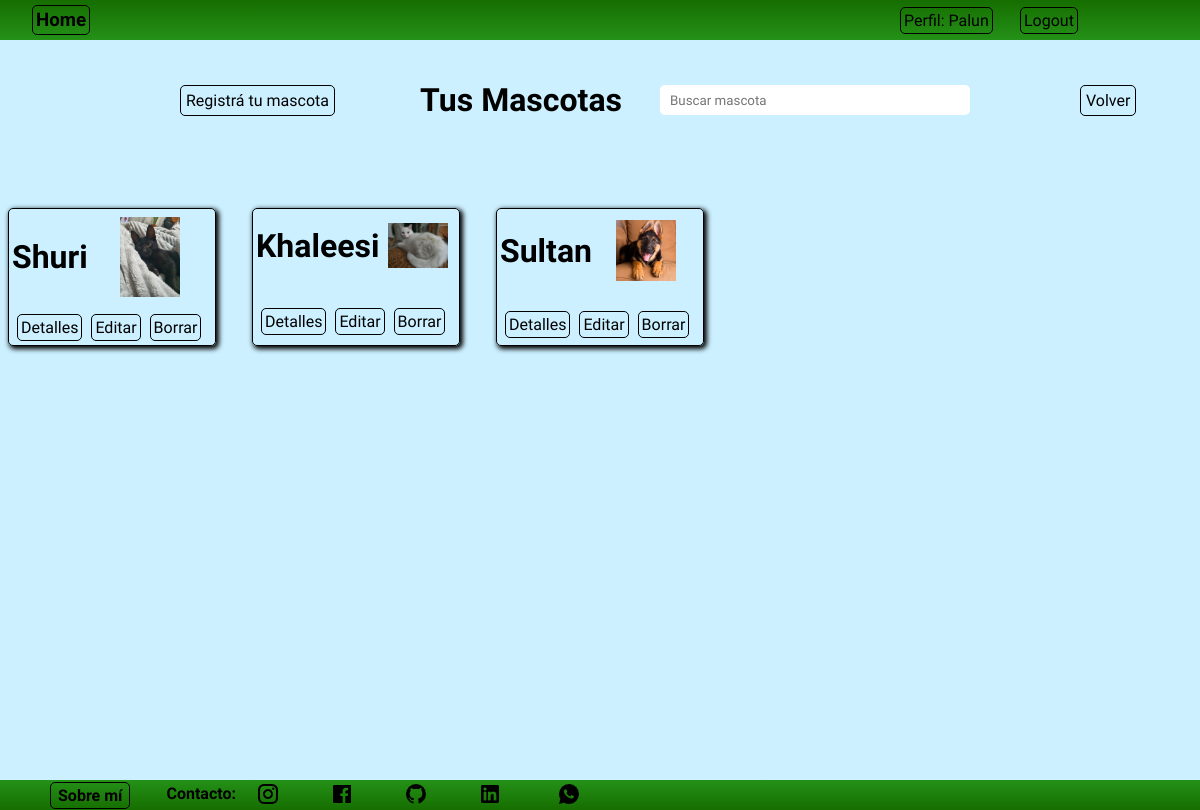
/perfil/perfil/mascota/list (signed in), run on the app's committed database.
### perfil/models.py (models this page shows, shortened)
class Mascota(models.Model):
    nombre= models.CharField(max_length=50, verbose_name='Nombre')
    fecha_nacimiento = models.DateField(verbose_name='Fecha de nacimiento')
    sexo = models.CharField(max_length=20, null=True, blank=True, verbose_name='Sexo')
    raza = models.ForeignKey(Raza, on_delete=models.SET_NULL,null=True, blank=True, verbose_name='Raza')
    color_pelo = models.CharField(max_length=100, null=True,blank=True, verbose_name='Color de pelo')
    alimento = models.CharField(max_length=100, null=True,blank=True)
    datos_importantes = models.CharField(max_length=150, null=True,blank=True)
    foto = models.ImageField(upload_to='fotos',null=True, blank=True)
    descripcion = models.TextField(null=True, blank=True, verbose_name=('Descripción'))
    user = models.ForeignKey(User, on_delete=models.CASCADE)
    class Meta:
        verbose_name = 'Mascota'
        verbose_name_plural = 'Mascotas'

### perfil/views.py (the view, shortened to what this page needs)
# urls.py: path('perfil/mascota/list', MascotaList.as_view(), name='mascota_list'),
class MascotaList(LoginRequiredMixin, ListView):
    model = Mascota
    context_object_name = 'mascotas'
    def get_queryset(self):
        queryset = Mascota.objects.filter(user=self.request.user)
        busqueda = self.request.GET.get("busqueda")
        return queryset

### perfil/templates/perfil/mascota_list.html (shortened to what this page needs)
{% extends 'core/base.html' %}
{% block content %}
    <main class="contenedor">
        <h1 class="titulo_core">Tus Mascotas</h1>
        <div class="busqueda">
            <form action="{% url 'perfil:mascota_list' %}" method="get">
                <input type="text" name="busqueda" placeholder="Buscar mascota" class="texto_busqueda">
            </form>
        </div>
        <div class="contenedor_registrar_mascota">
            <a href="{% url 'perfil:mascota_create' %}" class="registrar_mascota">Registrá tu mascota</a>
        </div>
        <div class="contenedor_control_list">
            {% for object in object_list %}
            <ul class="control_list_completo">
                <div class="mascota_list">
                    {% if object.foto %}
                    <img src="{{ object.foto.url }}" alt="Foto de {{ object.nombre }}" width="" height="" class="foto_mascota">
                    {% else %}
                    <p class="foto_mascota">No hay foto disponible</p>
                    {% endif %}
                    <p class="nombre_mascota"><strong>{{object.nombre}}</strong></p>
                    <div class="crud_mascota">
                        <a href="{% url 'perfil:mascota_detail' object.id %}" class="mascota_detalle">Detalles</a>
                        <a href="{% url 'perfil:mascota_update' object.id %}" class="mascota_editar">Editar</a>
                        <a href="{% url 'perfil:mascota_delete' object.id %}" class="mascota_borrar">Borrar</a>
                    </div>
                </div>
            </ul>
            {% endfor %}
        </div>
            <div class="volver_mascota_contenedor">
                <a href="{% url 'perfil:index' %}" class="volver_mascota">Volver</a>
            </div>
        </main>
        {% endblock content %}

### core/templates/core/components/navbar.html (shortened to what this page needs)
<nav class="navbar">
    <div class="titulo">
        <h3><a href="{% url 'core:index' %}" class="link">Home</a></h3>
    </div>
    {% if user.is_authenticated %}
            <div class="paginas">
                <ul class="links">
                    <a href="{% url 'perfil:index' %}" class="link">Perfil: {{ user.username }}</a>
                </ul>
            </div>
    {% endif %}
    <div class="login">
        {% if user.is_authenticated %}
        <form action="{% url 'login:logout' %}" method="post">
            <button type="submit" class="logout">Logout</button>
        </form>
        {% else %}
            <a href="{% url 'login:index' %}" class="link">login</a>
            <a href="{% url 'login:singup' %}" class="link">Crear Usuario</a>
        {% endif %}
    </div>
</nav>

### core/static/css/style.css (style rules this page uses)
* { padding: 0; margin: 0; font-family: "Quicksand", sans-serif; }
.contenedor { display: grid; grid-template-columns: repeat(20, 5vw); grid-template-rows: repeat(18, 5vh); min-height: 92.54vh; background-color: rgb(204, 240, 255); width: 100vw; overflow: auto; }
.navbar { display: grid; grid-template-columns: repeat(20, 5vw); grid-template-rows: 40px; width: 100vw; background: linear-gradient(rgb(22, 110, 0), rgb(36, 145, 24)); align-items: center; }
.paginas { grid-column-start: 16; grid-column-end: 18; }
.links { display: flex; }
.link { text-decoration: none; color: black; transition-duration: .3s; border: 1px solid black; border-radius: 5px; padding: 3px; }
.login { grid-column-start: 18; grid-column-end: 20; display: flex; gap: 20px; }
.titulo { display: flex; gap: 2rem; align-items: center; margin-left: 2rem; }
.logout { padding: 3px; background: none; border: 1px solid black; border-radius: 5px; margin: 0; font: inherit; color: inherit; cursor: pointer; outline: none; transition-duration: .3s; }
.titulo_core { grid-column-start: 8; grid-column-end: 12; grid-row-start: 2; font-size: 2rem; align-content: center; }
.mascota_list { display: grid; align-items: center; width: 200px; height: 130px; border: 1px solid black; border-radius: 5px; padding: 3px; margin: .5rem; box-shadow: 2px 2px 5px 1px black; }
.foto_mascota { grid-column-start: 2; width: 60px; }
.nombre_mascota { font-size: 2rem; grid-row-start: 1; }
.crud_mascota { grid-row-start: 3; grid-column-start: span 2; justify-content: center; margin-left: 5px; }
.mascota_detalle { text-decoration: none; color: black; border: .5px solid black ; border-radius: 5px; padding: 3px; transition-duration: .2s; }
.mascota_editar { text-decoration: none; color: black; border: .5px solid black ; border-radius: 5px; padding: 3px; transition-duration: .2s; margin-left: 5px; }
.mascota_borrar { text-decoration: none; color: black; border: .5px solid black ; border-radius: 5px; padding: 3px; margin-left: 5px; }
.busqueda { grid-column-start: 12; grid-column-end: 15; grid-row-start: 2; align-content: center; }
.texto_busqueda { border: none; border-radius: 5px; background-color: white; height: 30px; width: 300px; padding-left: 10px; }
.contenedor_registrar_mascota { grid-column-start: 4; grid-column-end: 9; grid-row-start: 2; align-content: center; }
.registrar_mascota { text-decoration: none; color: black; border: .5px solid black ; border-radius: 5px; padding: 5px; height: 20px; transition-duration: .2s; }
.volver_mascota_contenedor { grid-column-start: 19; grid-row-start: 2; align-content: center; }
.volver_mascota { text-decoration: none; color: black; border: 1px solid black; border-radius: 5px; padding: 5px; transition-duration: .2s; }
.contenedor_control_list { display: grid; grid-template-columns: repeat(7, 1fr); gap: 20px; grid-row-start: 5; grid-row-end: -1; grid-column: 1/-1; overflow: auto; }
.control_list_completo { display: flex; justify-content: space-around; gap: 20px; }

### data on the page
Mascota: foto (picture), nombre "Shuri"
Mascota: foto (picture), nombre "Khaleesi"
Mascota: foto (picture), nombre "Sultan"

### other printed values
{{ user.username }} "Palun"
